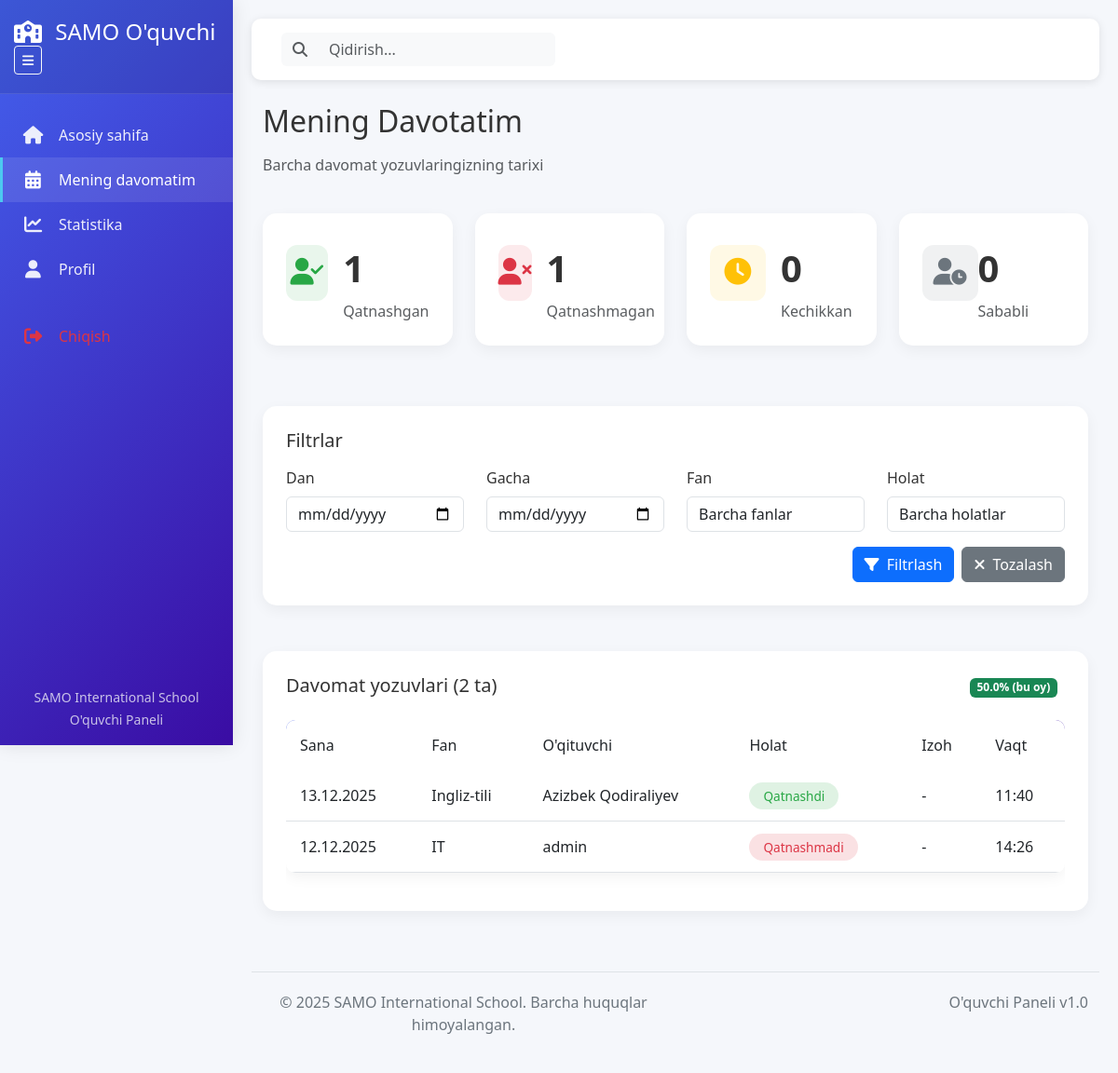
The page /student/attendance-history/ (signed in) on the database as committed earlier.
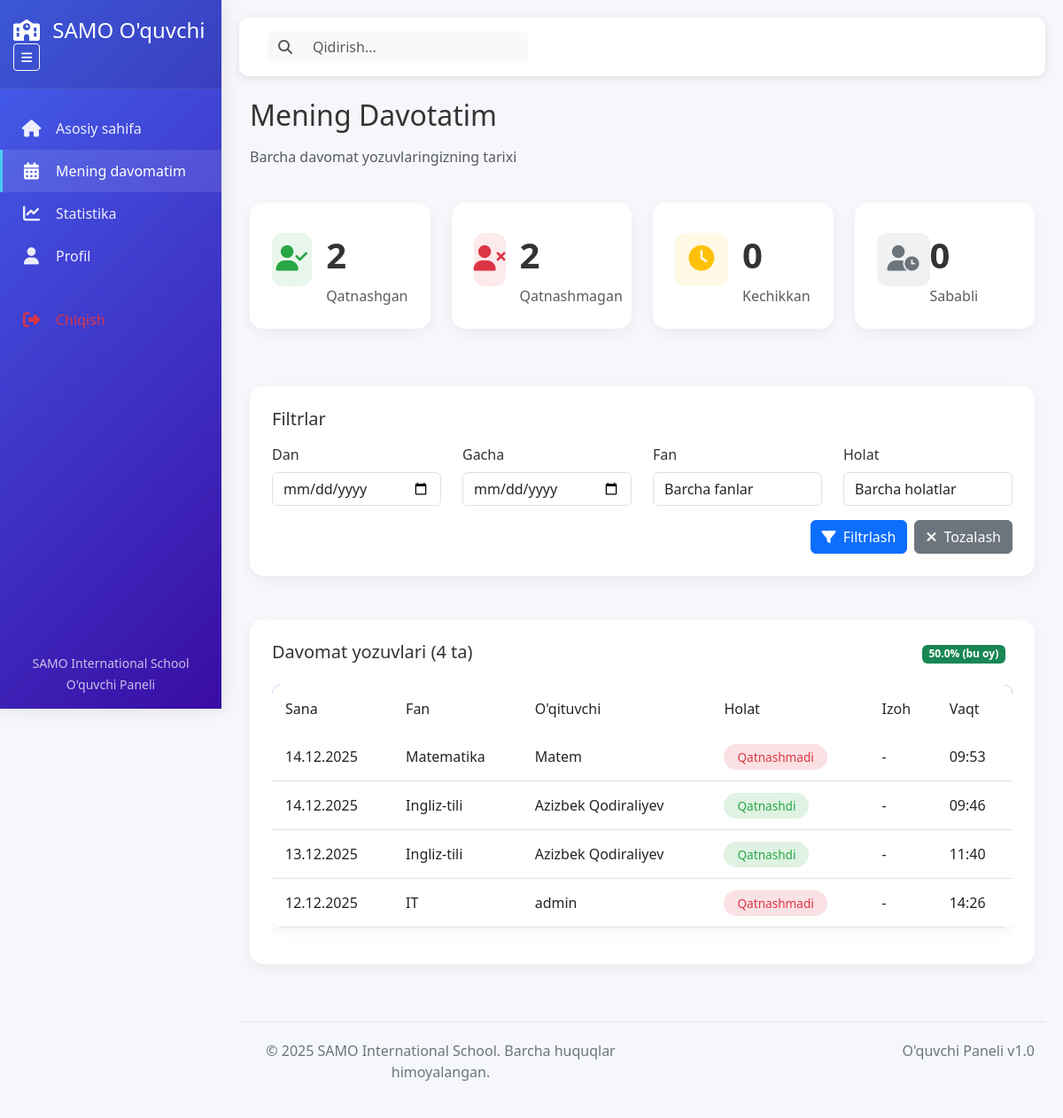
The same page on the database as committed later.
### attendance/models.py (models this page shows, shortened)
class Attendance(models.Model):
    STATUS_CHOICES = [
        ('present', 'Present'),
        ('absent', 'Absent'),
        ('late', 'Late'),
        ('excused', 'Excused'),
    ]
    student = models.ForeignKey(User, on_delete=models.CASCADE, related_name='attendances')
    teacher = models.ForeignKey(User, on_delete=models.CASCADE, related_name='taken_attendances')
    subject = models.ForeignKey(Subject, on_delete=models.CASCADE)
    class_obj = models.ForeignKey(Class, on_delete=models.CASCADE)
    date = models.DateField()
    status = models.CharField(max_length=10, choices=STATUS_CHOICES, default='present')
    notes = models.TextField(blank=True, null=True)
    created_at = models.DateTimeField(auto_now_add=True)
    updated_at = models.DateTimeField(auto_now=True)
    class Meta:
        ordering = ['-date', '-created_at']

class Subject(models.Model):
    name = models.CharField(max_length=100)
    teacher = models.ForeignKey(User, on_delete=models.SET_NULL, null=True,
                                related_name='teacher_subjects')
    classes = models.ManyToManyField(Class, related_name='subjects')
    lessons_per_week = models.IntegerField(default=1)
    schedule = models.CharField(max_length=100, blank=True, null=True)
    created_at = models.DateTimeField(auto_now_add=True)

### attendance/views.py (the view)
# urls.py: path('student/attendance-history/', views.student_attendance_history, name='student_attendance_history'),
@login_required
def student_attendance_history(request):
    if not hasattr(request.user, 'profile') or request.user.profile.role != 'student':
        messages.error(request, "Sizda o'quvchi huquqlari yo'q!")
        return redirect('login')
    student = request.user
    date_from = request.GET.get('date_from', '')
    date_to = request.GET.get('date_to', '')
    subject_id = request.GET.get('subject', '')
    status_filter = request.GET.get('status', '')
    page = request.GET.get('page', 1)
    attendance_records = Attendance.objects.filter(
        student=student
    ).select_related('subject', 'class_obj', 'teacher').order_by('-date', '-created_at')
    if date_from:
        attendance_records = attendance_records.filter(date__gte=date_from)
    if date_to:
        attendance_records = attendance_records.filter(date__lte=date_to)
    if subject_id:
        attendance_records = attendance_records.filter(subject_id=subject_id)
    if status_filter:
        attendance_records = attendance_records.filter(status=status_filter)
    subjects = Subject.objects.filter(
        classes=student.profile.student_class
    ) if student.profile.student_class else Subject.objects.none()
    paginator = Paginator(attendance_records, 20)
    try:
        attendance_page = paginator.page(page)
    except:
        attendance_page = paginator.page(1)
    total_records = attendance_records.count()
    present_count = attendance_records.filter(status='present').count()
    absent_count = attendance_records.filter(status='absent').count()
    late_count = attendance_records.filter(status='late').count()
    excused_count = attendance_records.filter(status='excused').count()
    today = timezone.now().date()
    month_start = today.replace(day=1)
    monthly_attendance = attendance_records.filter(
        date__gte=month_start,
        date__lte=today
    )
    monthly_total = monthly_attendance.count()
    monthly_present = monthly_attendance.filter(status='present').count()
    monthly_percentage = round((monthly_present / monthly_total * 100) if monthly_total > 0 else 0, 1)
    context = {
        'attendance_records': attendance_page,
        'subjects': subjects,
        'total_records': total_records,
        'present_count': present_count,
        'absent_count': absent_count,
        'late_count': late_count,
        'excused_count': excused_count,
        'monthly_percentage': monthly_percentage,
        'monthly_total': monthly_total,
        'date_from': date_from,
        'date_to': date_to,
        'subject_id': subject_id,
        'status_filter': status_filter,
    }
    return render(request, 'attendance/student_attendance_history.html', context)

### attendance/templates/attendance/student_attendance_history.html (shortened to what the changed rows need)
{% extends 'attendance/student_base.html' %}
{% block content %}
<div class="row mb-4">
    <div class="col-12">
        <h2 class="mb-3">Mening Davotatim</h2>
    </div>
</div>
<div class="row mb-4">
    <div class="col-md-3 mb-3">
        <div class="dashboard-card">
            <div class="d-flex align-items-center">
                <div>
                    <h3 class="stat-number">{{ present_count }}</h3>
                    <p class="text-muted mb-0">Qatnashgan</p>
                </div>
            </div>
        </div>
    </div>
    <div class="col-md-3 mb-3">
        <div class="dashboard-card">
            <div class="d-flex align-items-center">
                <div>
                    <h3 class="stat-number">{{ absent_count }}</h3>
                    <p class="text-muted mb-0">Qatnashmagan</p>
                </div>
            </div>
        </div>
    </div>
</div>
<div class="row">
    <div class="col-12">
        <div class="dashboard-card">
            <div class="d-flex justify-content-between align-items-center mb-4">
                <h5 class="mb-0">Davomat yozuvlari ({{ total_records }} ta)</h5>
                <div>
                    <span class="badge bg-success me-2">{{ monthly_percentage }}% (bu oy)</span>
                </div>
            </div>
            <div class="table-responsive">
                <table class="table custom-table">
                    <thead>
                        <tr>
                            <th>Sana</th>
                            <th>Fan</th>
                            <th>O'qituvchi</th>
                            <th>Holat</th>
                            <th>Izoh</th>
                            <th>Vaqt</th>
                        </tr>
                    </thead>
                    <tbody>
                        {% for record in attendance_records %}
                        <tr>
                            <td>{{ record.date|date:"d.m.Y" }}</td>
                            <td>{{ record.subject.name }}</td>
                            <td>{{ record.teacher.get_full_name|default:record.teacher.username }}</td>
                            <td>
                                {% if record.status == 'present' %}
                                    <span class="status-badge status-present">Qatnashdi</span>
                                {% elif record.status == 'absent' %}
                                    <span class="status-badge status-absent">Qatnashmadi</span>
                                {% elif record.status == 'late' %}
                                    <span class="status-badge status-late">Kechikdi</span>
                                {% elif record.status == 'excused' %}
                                    <span class="status-badge status-excused">Sababli</span>
                                {% endif %}
                            </td>
                            <td>{{ record.notes|default:"-" }}</td>
                            <td>{{ record.created_at|time:"H:i" }}</td>
                        </tr>
                        {% endfor %}
                    </tbody>
                </table>
            </div>
        </div>
    </div>
</div>
{% endblock %}

Rows that differ between the two databases and show on the page:
added Attendance: date "14.12.2025", subject.name "Matematika", teacher.get_full_name "Matem", status "Qatnashmadi", notes "-", created_at "09:53"
added Attendance: date "14.12.2025", subject.name "Ingliz-tili", teacher.get_full_name "Azizbek Qodiraliyev", status "Qatnashdi", notes "-", created_at "09:46"
Other text that changed with them:
{{ present_count }}: "1" → "2"
{{ absent_count }}: "1" → "2"
{{ total_records }}: "2" → "4"
